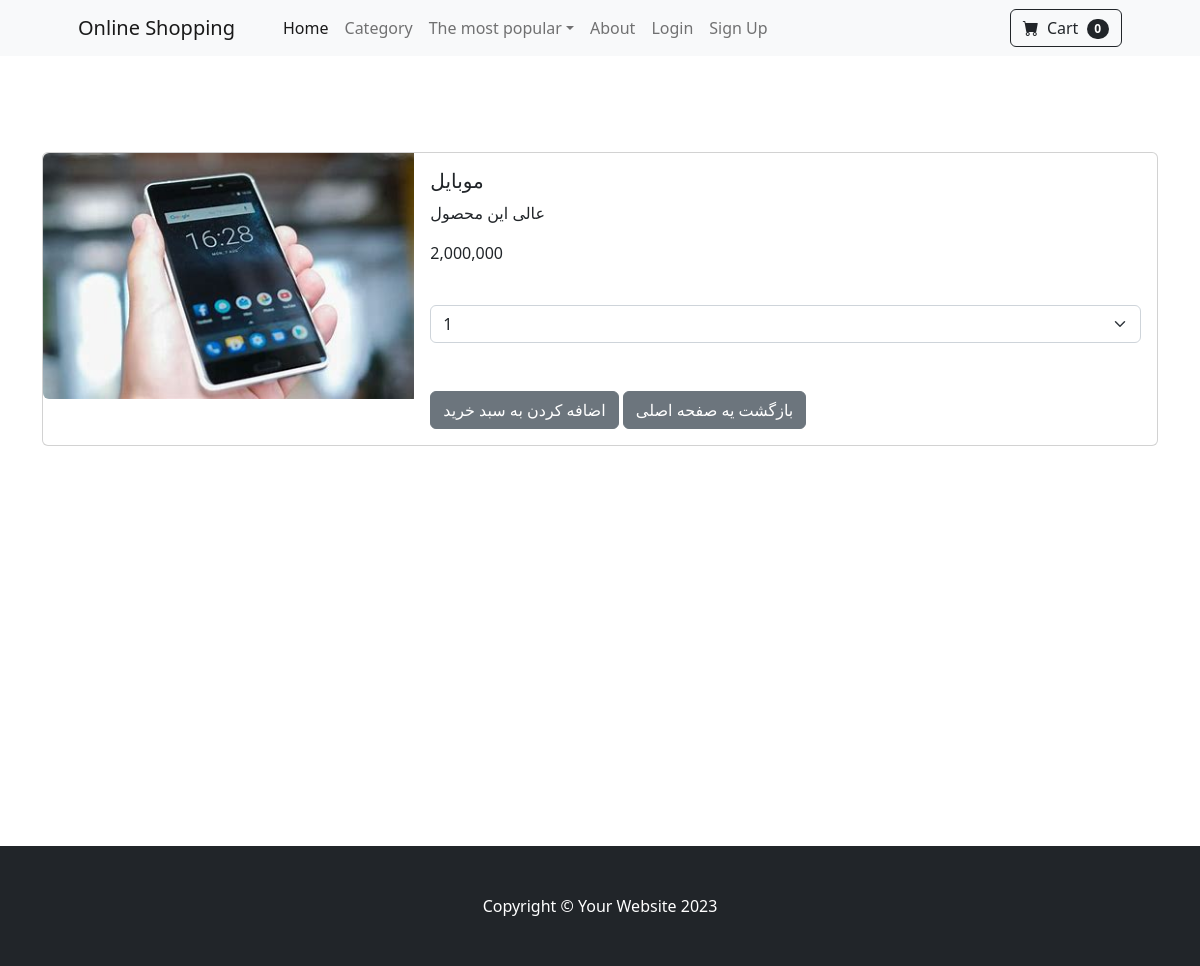
The page /product/6/ on the database its author committed.
### shop/models.py (models this page shows, shortened)
class Product(models.Model):
    name = models.CharField(max_length=40)
    description = models.CharField(max_length=500, default='', blank=True, null=True)
    price = models.DecimalField(default = 0, decimal_places = 0, max_digits=12)
    category = models.ForeignKey(Category, on_delete=models.CASCADE, default=1)
    picture = models.ImageField(upload_to='upload/product/')
    star = models.IntegerField(default =0, validators = [MaxValueValidator(5), MinValueValidator(0)])
    is_sale = models.BooleanField(default=False)
    sale_price = models.DecimalField(default = 0, decimal_places = 0, max_digits=12)

### shop/views.py (the view)
# urls.py: path('product/<int:pk>/', product, name="product"),
def product(request, pk):
    product = Product.objects.get(id=pk)
    return render(request, 'product.html', {'product': product})

### cart/cart.py (called while the page is built)
    def __len__(self):
        return len(self.cart)

### cart/context_processors.py (called while the page is built)
def cart(request):
    return {'cart':Cart(request)}

### shop/templates/product.html (shortened to what this page needs)
{% extends "base.html" %}
{% block content %}
{% load humanize %}
<br><br><br><br>
<div class="container">
    <div class="card mb-3" style="">
        <div class="row g-0">
          <div class="col-md-4">
            <img src="{{product.picture.url}}" class="img-fluid rounded-start" alt="...">
          </div>
          <div class="col-md-8">
            <div class="card-body">
              <h5 class="card-title">{{product.name}}</h5>
              <p class="card-text">{{product.description}}</p>
              {% if product.is_sale %}
              <p class="card-text">{{product.sale_price | intcomma}} تومان</p>
              <strike>{{  product.price | intcomma}} تومان </strike><br>
              {% else %}
              <p class="card-text">{{product.price | intcomma}}</p>
              {% endif %}
              <br>
              <select class="form-select" aria-label="Default select example" id='cart-qty'>
                <option value="1">1</option>
              </select>
              <br><br>
              <button class='btn btn-secondary' type='button' value='{{ product.id }}' id='add-cart'>اضافه کردن به سبد خرید</button>
              <a href="{% url 'home' %}" class='btn btn-secondary'>بازگشت یه صفحه اصلی</a>
            </div>
          </div>
        </div>
      </div>
</div>
<br><br><br><br><br><br><br><br><br><br><br><br><br><br><br><br>
{% endblock  %}

### rows shown on the page
Product: picture (picture), name "موبایل", description "عالی این محصول", price "2,000,000"

### other values the page prints
{{ cart|length }} "0"
